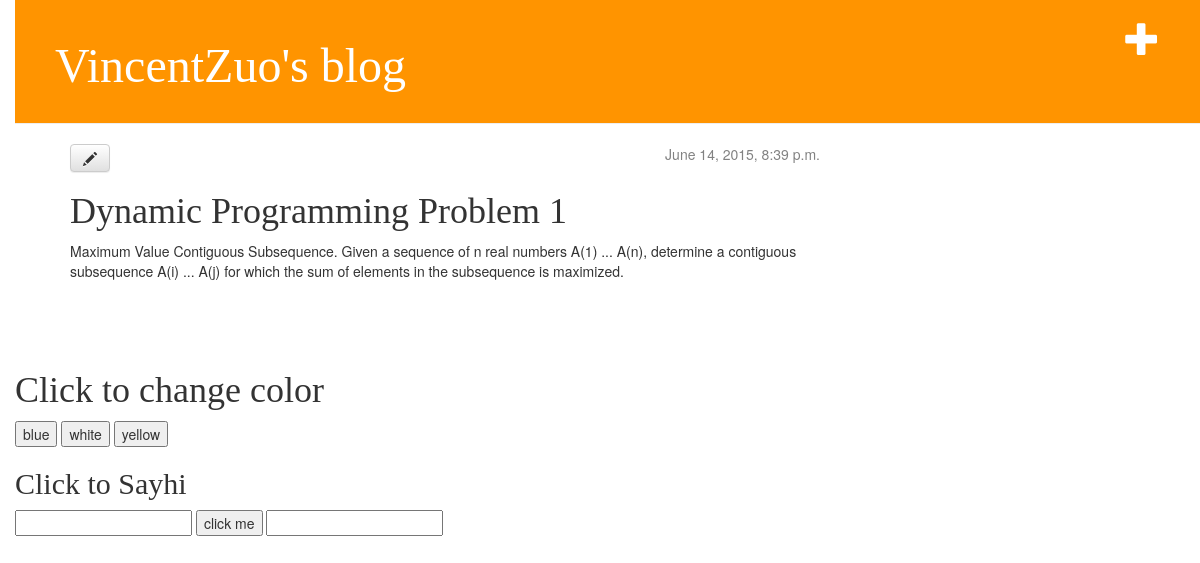
The app's page /post/4/ with its own data.
### blog/models.py (models this page shows, shortened)
class Post(models.Model):
    author = models.ForeignKey('auth.User')
    title = models.CharField(max_length=200)
    text = models.TextField()
    created_date = models.DateTimeField(
            default=timezone.now)
    published_date = models.DateTimeField(
            blank=True, null=True)

### blog/views.py (the view)
# urls.py: url(r'^post/(?P<pk>[0-9]+)/$', views.post_detail),
def post_detail(request, pk):
    post = get_object_or_404(Post, pk=pk)
    return render(request, 'blog/post_detail.html', {'post': post})

### blog/templates/blog/post_detail.html
{% extends "blog/base.html" %}
{% block content %}
    <div class="post">
        {% if post.published_date %}
            <div class="date">
                {{ post.published_date }}
            </div>
        {% endif %}
        <a class="btn btn-default" href="{% url "post_edit" pk=post.pk %}"><span class="glyphicon glyphicon-pencil"></span></a>
        <h1>{{ post.title }}</h1>
        <p>{{ post.text|linebreaks }}</p>
    </div>
{% endblock %}

### blog/static/css/blog.css (style rules this page uses)
body { padding-left: 15px; }
h1, h2, h3, h4 { font-family: 'Lobster', cursive; }
.date { float: right; color: #828282; }
.post { margin-bottom: 70px; }

### records on screen
Post: published_date "June 14, 2015, 8:39 p.m.", title "Dynamic Programming Problem 1", text "Maximum Value Contiguous Subsequence. Given a sequence of n real numbers A(1) ... A(n), determine a contiguous subsequence A(i) ... A(j) for which the sum of elements in the subsequence is maximized."
